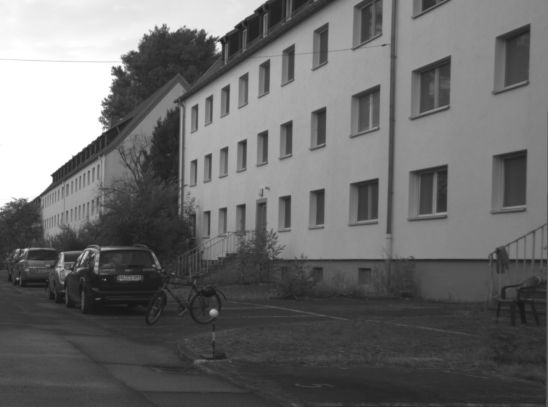
#> input picture HW - 2/HW2_CV_Sid/road.png, 548 x 407 px
$ python 'Final_CV_HW2_Sid .py'
#> lines starting #> are read from the running program, lines starting #| are printed output that depends on the picture
#!/usr/bin/env python
# coding: utf-8

# # Assignment 2

# ### Importing Libraries

# In[69]:


import cv2
import numpy as np
import time
import math as m
import random


# ### Gaussian function for getting gaussian values for a particular (x,y) point

# In[70]:


def evaluator(x, y, sigma):
    return (1/(2 * (m.pi) * ((sigma) ** 2))*(1/(m.exp(((x**2) + (y**2))/(2 * (sigma ** 2))))))

x = np.array([[1, 2, 1],
                  [0, 0, 0],
                  [-1, -2, -1]])
x = x - 1
print(x)


# ### Function to get the gaussian filter

# In[71]:


def gauss_filter(size, sigma):

    gs_filter = np.zeros((size,size))

    for x in range(size):
        for y in range(size):
            gs_filter[x,y] = evaluator(x - (size//2),y - (size//2),sigma)

    return gs_filter


# ### Function to apply a filter to an image

# In[72]:


def filter_the_img(image,filt,size):

    image_row,image_col = image.shape # rows and columns in our image
    res = np.zeros(image.shape) # we'll save results in this array

    val = size//2 # limit so that these values aren't affected in the output array

    for row in range(image_row):
        for col in range(image_col):
            if(row < val or row > image_row - val - 1 or col < val or col > image_col - val - 1):
                res[row,col] = image[row,col] # cant apply filter to these values
            else:
                res[row, col] = np.sum(filt * image[row-val:row+val+1, col-val:col+val+1])
    return res


# ### Function to get horizontally and vertically sobel filtered images

# In[73]:


def sobel_h(image):
    x = np.array([[1, 2, 1],
                  [0, 0, 0],
                  [-1, -2, -1]])
    res = filter_the_img(image,x,3)
    return res

def sobel_v(image):
    y = np.array([[1, 0, -1],
                  [2, 0, -2],
                  [1, 0, -1]])
    res = filter_the_img(image,y,3)
    return res


# ### Function that applies non-max suppression to given input

# In[74]:


def nms(image):
    res = image
    r,c = image.shape

    for i in range(1, r - 1):
        for j in range(1, c - 1):
            #check if current element is the maximum of surrounding elements, if no, assign it to 0 else, set neighbours to 0
            if image[i,j] != max(image[i-1,j-1],image[i-1,j],image[i-1,j+1] #first row elements
                                ,image[i,j-1],image[i,j],image[i,j+1] #second row elements
                                ,image[i+1,j-1],image[i+1,j],image[i+1,j+1]): #thrid row elements
                res[i,j] = 0
            else:
                #setting all neighbouring elements to zero
                temp = image[i,j]
                res[i-1:i+2,j-1:j+2] = 0
                res[i][j] = temp
    return res


# ### Function to calculating Hessian and thresholding it after that

# In[75]:


def hes(image):

    r,c = image.shape
    res = np.zeros((r,c)) #result array


    I_xx = sobel_h(sobel_h(image)) #finding Ixx
    I_xy = sobel_h(sobel_v(image)) #finding Ixy
    I_yy = sobel_v(sobel_v(image)) #finding Iyy


    #getting the determinant of hessian matrix
    h_det = np.zeros(image.shape)
    for i in range(r):
        for j in range(c):
            h_det[i,j] = I_xx[i,j]*I_yy[i,j] - I_xy[i,j]*I_xy[i,j]

    #finding min and max values for normalizing the image
    #new min = 0, new max = 255
    mini = np.min(h_det)
    maxi = np.max(h_det)
    new_range = maxi - mini

    #noramlizing the image
    h_det = h_det - mini
    h_det = h_det * 255
    h_det = h_det / new_range

    #thresholding the determinant
    thresh = 145
    for i in range(r):
        for j in range(c):
            #if value < threshold, set it 0, else set it to max
            if h_det[i][j] < thresh:
                h_det[i][j] = 0
            else:
                h_det[i][j] = 255

    #applying non max supression to the normalized and thresholded hessian determinant
    res = nms(h_det)

    return res


# ### Function that returns all elements that pass the threshold

# In[76]:


def get_valid_pixels(image, threshold):
    #(x,y) pairs are stores as tuples
    pixels = []

    #for every pixel check if it is above the threshold
    for p in range(image.shape[0]):
        for q in range(image.shape[1]):
            if image[p,q] > threshold:
                pixels.append((q, p))

    return pixels


# ### Function that returns two random elements from a list

# In[77]:


def get_random(pixel_list):
    first,second = 0,0

    #while loop to ensure that both points are different
    while first == second:
        first = random.randint(0,len(pixel_list) - 1)
        second = random.randint(0,len(pixel_list) - 1)

    return pixel_list[first], pixel_list[second]


# ### Function that returns slope and intercept of line passing through two points

# In[78]:


def get_m_and_c(p1, p2):
    #getting x and y coordinates
    x1,y1 = p1
    x2,y2 = p2

    #if the line is vertical
    if(x1 == x2):
        slope = m.inf
    else:
        slope = (y2 - y1)/(x2 - x1)

    #y = slope*x + c satisfies p1, so c = -slope*x1 + y1
    c = -slope*x1 + y1
    return slope, c


# ### Function that finds the perpendicular distance of a point from a line

# In[79]:


def get_min_dist(slope,c,x,y):
    # min distance of (x1,y1) from line ax + by + c = 0 is abs(ax1 + by1 + c)/sqrt(a**2 + b**2)
    top = abs(y - slope*x - c)
    bottom = m.sqrt(slope*slope + 1)
    return top/bottom


# ### RANSAC Algorithm to determine 4 best lines

# In[80]:


def ransac(image, normal_image, num_of_lines, num_of_points):

    #getting valid pixel points
    points = get_valid_pixels(image,0)
    lines_found = 0

    while(lines_found < num_of_lines):
        #get 2 random points
        p1, p2 = get_random(points)

        #get a model line between these 2 points
        slope, c = get_m_and_c(p1, p2)
        #to keep a track of points that are close enough
        inliers = []

        # Variable for the largest distance a line can have based on its inliers
        max_line_size = 0

        #Check each point if it's an inlier or not
        for p in points:
            # Get distance between line and point
            min_dist = get_min_dist(slope, c, p[0], p[1])

            #check if it's close enough
            if min_dist < 3:
                inliers.append(p)

        #check if numbers of inliers is greater than number of points needed to call it a valid line
        if(len(inliers) > num_of_points):
            lines_found += 1

            #remove inliers from original points so that they are not reused
            for p1 in inliers:
                points.remove(p1)

                #plotting the inliers as 3x3 squares
                for i in range(0, 3):
                    for j in range(0, 3):
                        #checking if the point is out of bound
                        if ((p1[0] + i - 1) > image.shape[0]) or ((p1[1] + j - 1) > image.shape[1]):
                            continue
                        else:
                            image[p1[1] + j - 1,p1[0] + i - 1] = 255

                #looping through inliers to find two farthest points
                for p2 in inliers:
                    #distance between two points
                    dist = m.sqrt(((p2[0] - p1[0])**2) + ((p2[1] - p1[1])**2))

                    #check if it is greater than the max distance
                    if dist > max_line_size:
                        max_line_size = dist
                        farthest = (p1,p2)

            #plot line between two farthest points on the image with points
            cv2.line(image, farthest[0], farthest[1], (255, 255, 255), thickness=1)

            #plot line between two farthest points on the normal image
            cv2.line(normal_image, farthest[0], farthest[1], (0, 0, 0), thickness=2)

        # Once the four strongest lines have been found show them on the image
        if lines_found == 4:
            cv2.imshow("RANSAC Point image", image)
            cv2.imwrite("RANSACPointImage.jpg", image)
            cv2.waitKey(0)

            cv2.imshow("RANSAC Normal image", normal_image)
            cv2.imwrite("RANSACNormalImage.jpg", normal_image)
            cv2.waitKey(0)


# ### Hough Transform to find 4 strongly supported lines

# In[81]:


# [91 lines left out: function hough_trans, not called in this run]


# ### Main function

# In[82]:


if __name__ == "__main__":

    image = cv2.imread("road.png")
#> image is the input picture: shape (407, 548, 3); min 23, max 255, mean 107.6
    i_gray = cv2.cvtColor(image, cv2.COLOR_BGR2GRAY)

    cv2.imshow("Input Image", i_gray)
    cv2.waitKey(0)

    gaus = filter_the_img(i_gray, gauss_filter(5,1), 5)

    #getting points using hessian
    points = hes(gaus)
#> call 2 of filter_the_img, with filt = array of shape (3, 3), size = 3
#> after the loop in filter_the_img (call 2), `for row in range(image_row):`:
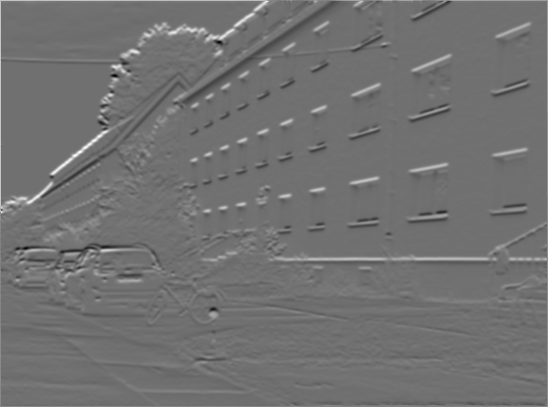
#> res: shape (407, 548) float64; min -330.6, max 417.3, mean 3.1; drawn with min black and max white
#> call 4 of filter_the_img, with filt = array of shape (3, 3), size = 3
#> after the loop in filter_the_img (call 4), `for row in range(image_row):`:
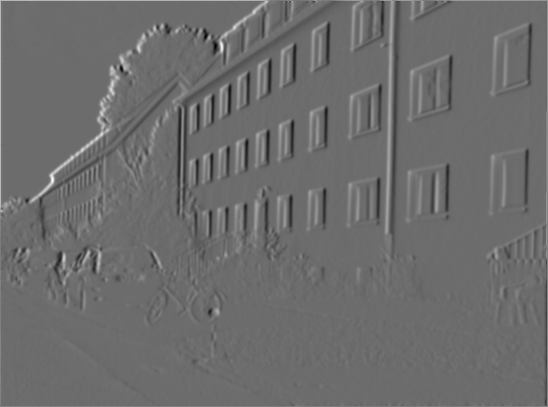
#> res: shape (407, 548) float64; min -356.2, max 480.1, mean 1.9; drawn with min black and max white
#> after the loop in filter_the_img (call 5), `for row in range(image_row):`:
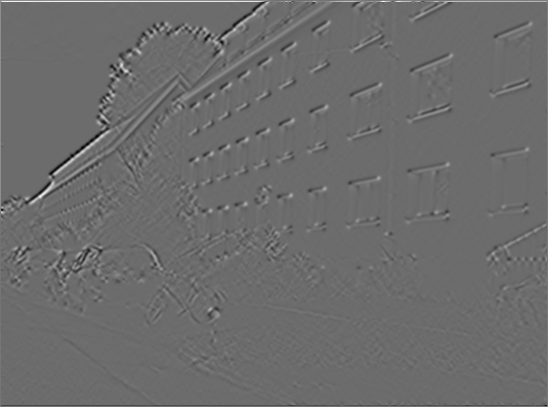
#> res: shape (407, 548) float64; min -799.8, max 1082.1, mean 2.1; drawn with min black and max white
#> after the loop in filter_the_img (call 7), `for row in range(image_row):`:
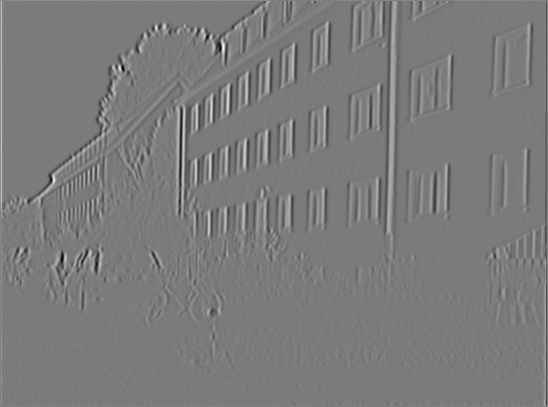
#> res: shape (407, 548) float64; min -1632, max 1737.6, mean 1.7; drawn with min black and max white
#> after the loop in hes, `for i in range(r):`:
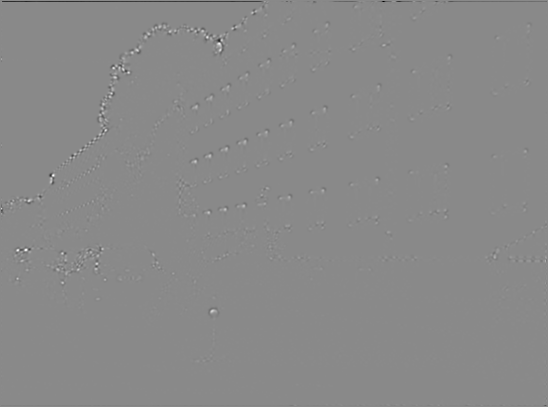
#> h_det: shape (407, 548) float64; min -1425199.6, max 1210442.9, mean -1454.6; drawn with min black and max white
#> in hes, `mini = np.min(h_det)`: mini = -1425199.6
#> in hes, `maxi = np.max(h_det)`: maxi = 1210442.9
#> in hes, `new_range = maxi - mini`: new_range = 2635642.5
#> after the loop in hes, `for i in range(r):`:
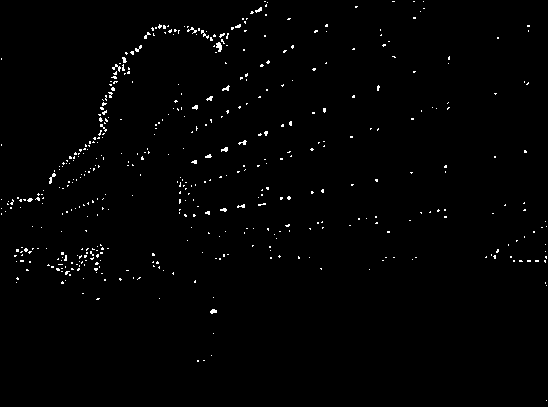
#> h_det: shape (407, 548) float64; 1.1% white in thin lines or dots
#> after the loop in nms, `for i in range(1, r - 1):`:
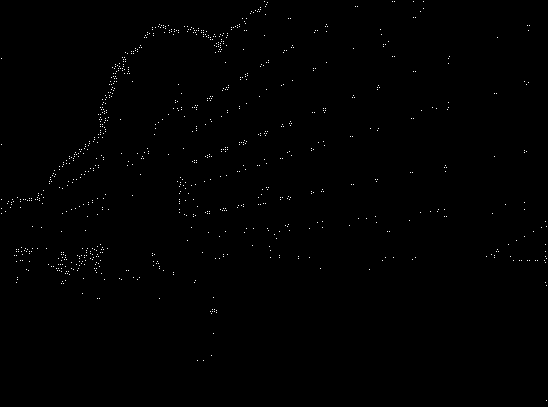
#> res: shape (407, 548) float64; 0.41% white in thin lines or dots

    #showing the key points
    cv2.imshow("Suppressed key points", points.copy())
    cv2.imwrite("SuppressedKeyPoints.jpg", points.copy())
    cv2.waitKey(0)

    #RANSAC algo to find 4 lines with at least 50 inliers each
    ransac(points.copy(), i_gray.copy(), 4, 50)
#> in ransac, `points = get_valid_pixels(image,0)`: points = 907 pairs, first value 1 to 546, second value 1 to 400
#> the loop in get_random, `while first == second:` made 1 pass
#> (first, second) on pass 1: (864, 394)
#> in ransac, `p1, p2 = get_random(points)`: p1 = (96, 272); p2 = (93, 141)
#> in get_m_and_c, `x1,y1 = p1`: x1 = 96; y1 = 272
#> in get_m_and_c, `x2,y2 = p2`: x2 = 93; y2 = 141
#> in get_m_and_c, `slope = (y2 - y1)/(x2 - x1)`: slope = 43.67
#> in get_m_and_c, `c = -slope*x1 + y1`: c = -3920
#> in ransac, `slope, c = get_m_and_c(p1, p2)`: slope = 43.67; c = -3920
#> the loop in ransac, `for p in points:` made 907 passes
#> (p, top in get_min_dist, min_dist) on passes 1 to 3: ((264, 1), 7607, 174.2), ((392, 1), 13196.3, 302.1), ((394, 1), 13283.7, 304.1)
#> after the loop in ransac, `for p in points:`: inliers = 27 pairs, first value 92 to 99, second value 137 to 298

    #hough transform to find 4 best lines
    hough_trans(points.copy(), i_gray.copy(), 4)
